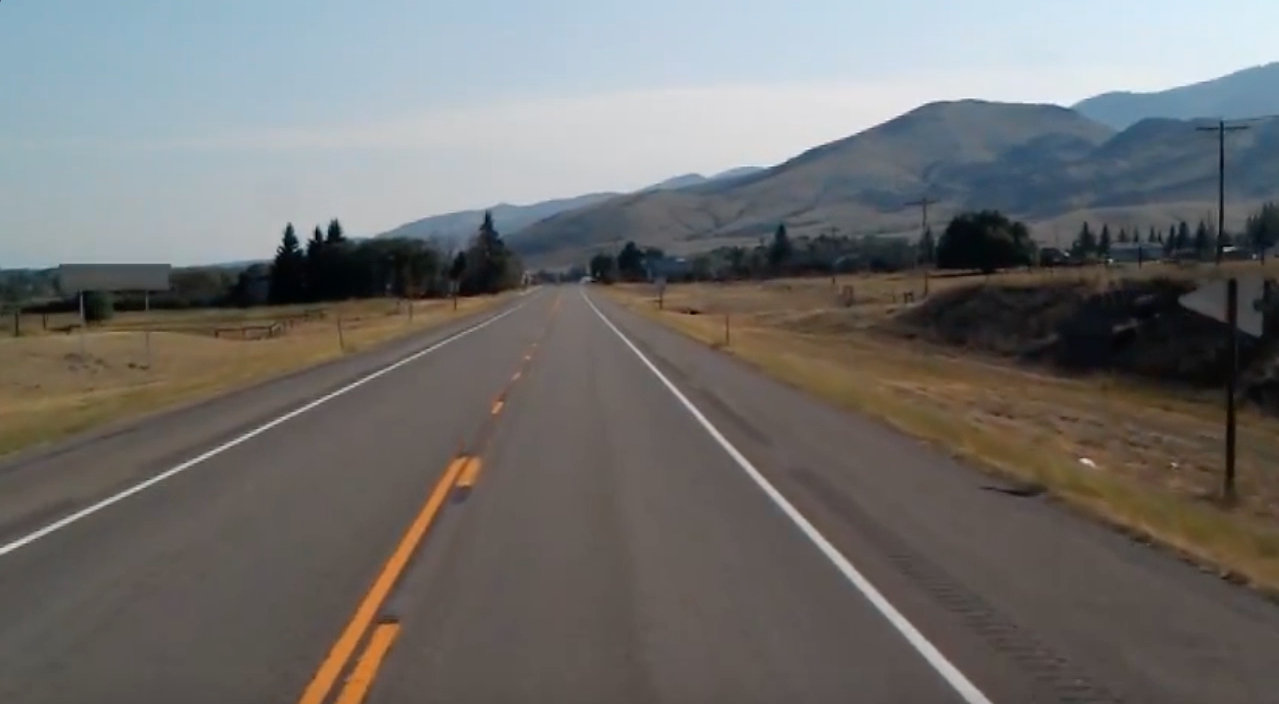
#> input picture test_image.png, 1279 x 704 px
$ python LaneDetect.py
#> lines starting #> are read from the running program, lines starting #| are printed output that depends on the picture; after the words box and inside, x2 and y2 are one past the last pixel; in counts of white or black regions, pixels touching at a corner belong together
import cv2
import numpy as np
import csv

scale = 0.5


def Canny(img):
    gray = cv2.cvtColor(img, cv2.COLOR_BGR2GRAY)
    blur = cv2.GaussianBlur(img, (5, 5), 0)
    canny = cv2.Canny(blur, 50, 150)
    return canny


def ROI(img, scale):
    f = open('rois.csv', 'r', newline='')
    roi = list(csv.reader(f))
    rois = [[int(float(j) * scale) for j in i] for i in roi]
    triangle = np.array(rois)
    # height = img.shape[0]
    # triangle = np.array([()])
    mask = np.zeros_like(img)
    cv2.fillConvexPoly(mask, triangle, (255, 255, 255))
    masked = cv2.bitwise_and(img, mask)
    return mask, masked


def DisplayLine(img, lines):
    line_image = np.zeros_like(img)
    if lines is not None:
        for line in lines:
            x1, y1, x2, y2 = line.reshape(4)
            cv2.line(line_image, (x1, y1), (x2, y2), (0, 0, 255), 5)
    return line_image

def hstack(imgArray):
    imgConvert = imgArray
    for i in range(len(imgArray)):
        try:
            imgConvert[i] = cv2.cvtColor(imgArray[i],cv2.COLOR_GRAY2BGR)
        except:
            imgConvert[i] = imgArray[i]
    hstack = np.hstack(imgConvert)
    return hstack

img = cv2.imread('test_image.png')
#> img is the input picture: shape (704, 1279, 3); mean B, G, R 109.7, 111.3, 112.3
img = cv2.resize(img, dsize=None, dst=None, fx=scale, fy=scale)
#> img: shape (352, 640, 3)
lane_img = img.copy()
canny = Canny(img)
#> in Canny, `gray = cv2.cvtColor(img, cv2.COLOR_BGR2GRAY)`:
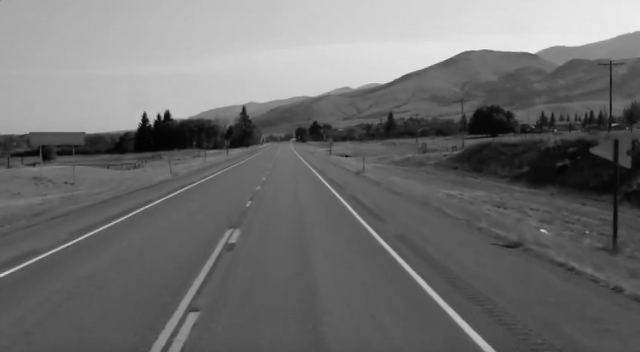
#> gray: shape (352, 640); min 2, max 239, mean 111.5
#> in Canny, `canny = cv2.Canny(blur, 50, 150)`:
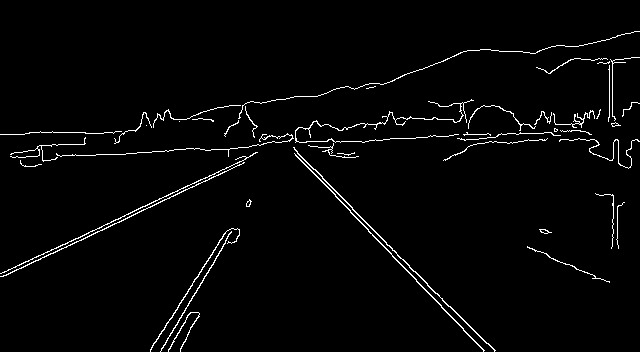
#> canny: shape (352, 640); 2.4% white in thin lines or dots
mask, crop_image = ROI(canny, scale)
#> (reads rois.csv from the repository)
#> in ROI, `cv2.fillConvexPoly(mask, triangle, (255, 255, 255))`:
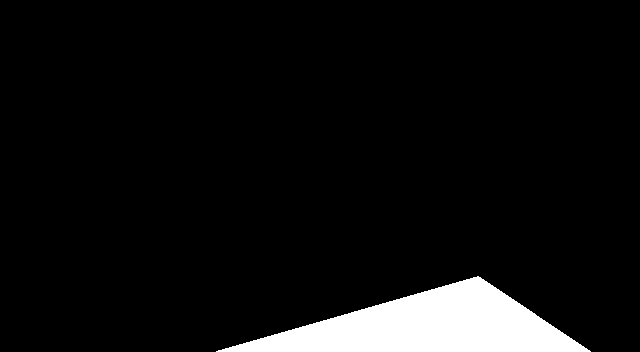
#> mask: shape (352, 640); 6.4% white; 1 white region, box (x1, y1, x2, y2) and area: (216, 276, 591, 352) 14400
#> in ROI, `masked = cv2.bitwise_and(img, mask)`:
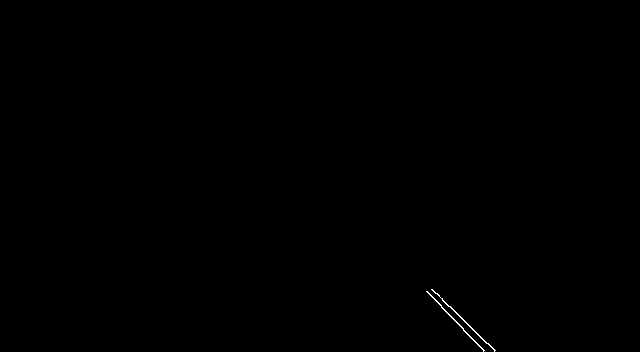
#> masked: shape (352, 640); 0.11% white in thin lines or dots, all inside (x1, y1, x2, y2) = (426, 289, 496, 352)
lines = cv2.HoughLinesP(crop_image, 2, np.pi / 180, 100, np.array([]), minLineLength=40, maxLineGap=5)
#> lines = [[432, 289, 495, 350], [427, 291, 483, 351]]
line_image = DisplayLine(img, lines)
#> the loop in DisplayLine, `for line in lines:` made 2 passes
combo_img = cv2.addWeighted(lane_img,1,line_image,1,0)

hStack1 = hstack([img,combo_img])
#> in hstack, `imgConvert = imgArray`: imgConvert = 2 items
#> the loop in hstack, `for i in range(len(imgArray)):` made 2 passes
#> in hstack, `hstack = np.hstack(imgConvert)`:
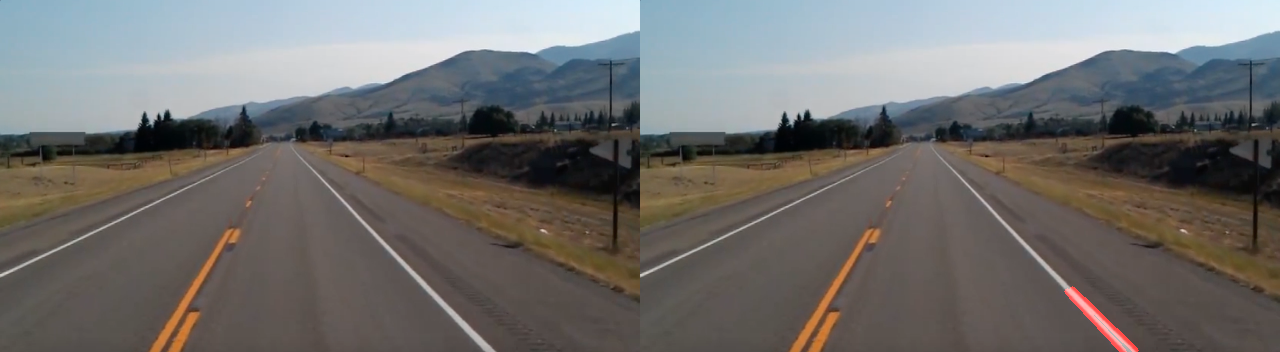
#> hstack: shape (352, 1280, 3); mean of channels 0, 1, 2 109.8, 111.3, 112.7; drawn as B, G, R
hStack2 = hstack([canny,crop_image])
#> the loop in hstack (call 2), `for i in range(len(imgArray)):` made 2 passes
#> in hstack (call 2), `hstack = np.hstack(imgConvert)`:
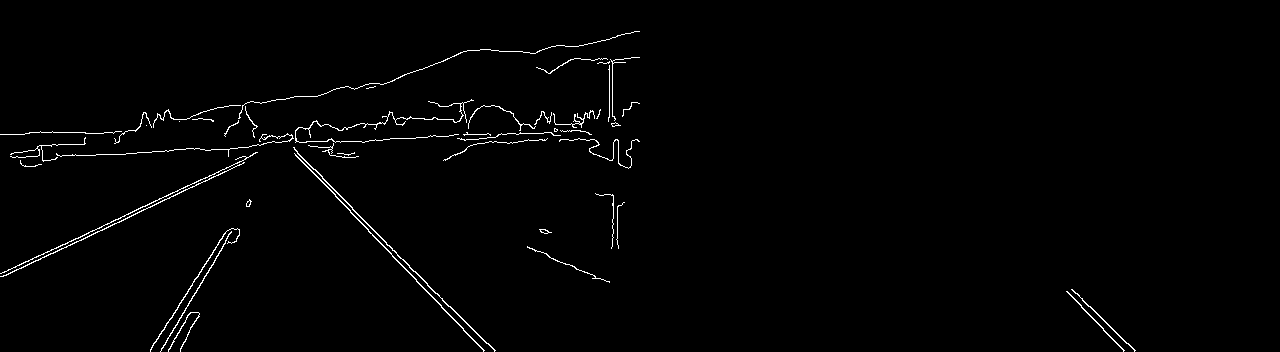
#> hstack: shape (352, 1280, 3); 1.3% white in thin lines or dots, all inside (x1, y1, x2, y2) = (0, 31, 1136, 352)
vStack = np.vstack([hStack1,hStack2])
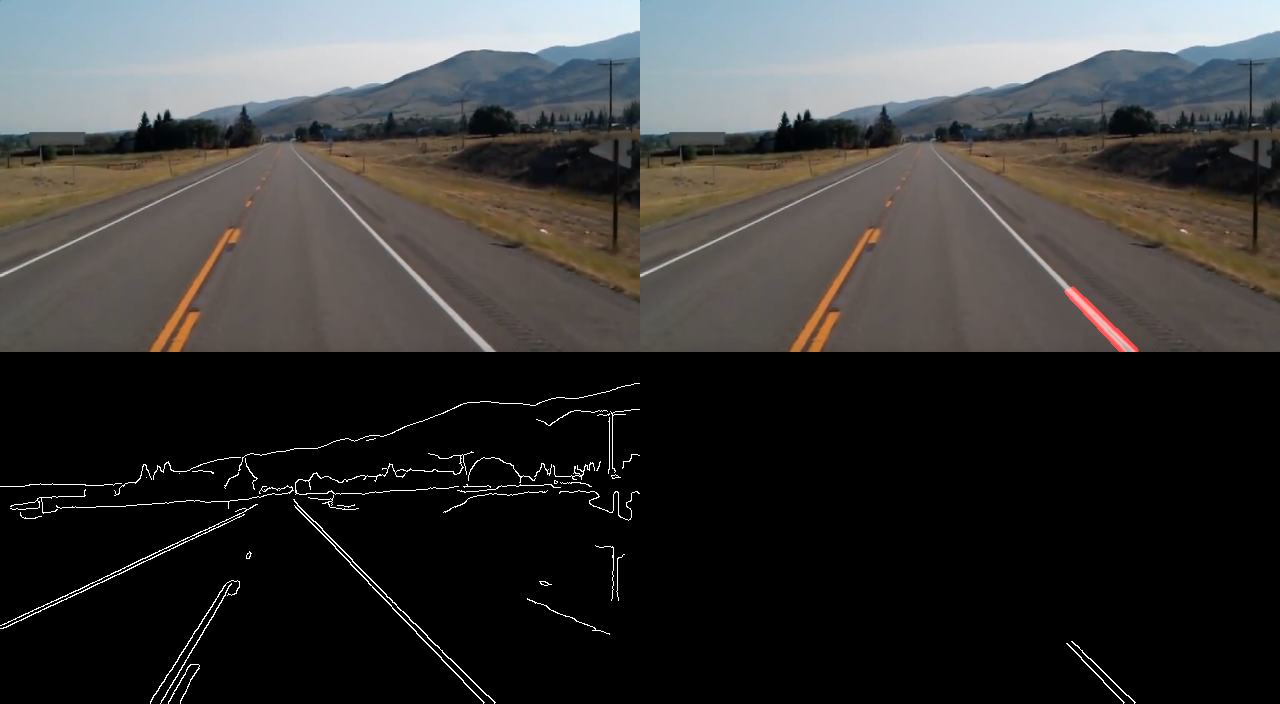
#> vStack: shape (704, 1280, 3); mean of channels 0, 1, 2 56.5, 57.3, 58; drawn as B, G, R

cv2.imshow('Line', vStack)
cv2.waitKey()
